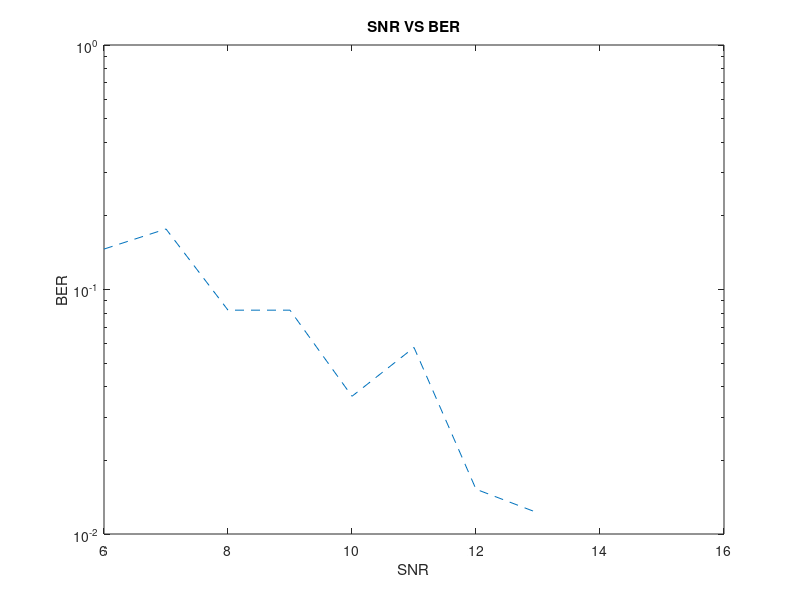

Here is the MATLAB script that generated this plot:
clc  
clear all  
close all  

% bps  
M = 8;  
bps = log2(M);  

% input + reshape  
nosymbol = 600;  
symbols = randint(1,nosymbol,256);  

%  
symbolToBitMapping = de2bi(symbols,8,'left-msb');  

txt1 = 'Information and communication engineering';  
symbols = double(txt1);  
symbolToBitMapping = de2bi(symbols,8,'left-msb');  

totNoBits = numel(symbolToBitMapping);  
inputReshapedBits = reshape(symbolToBitMapping,1,totNoBits);  

% padding  
remainder = rem(totNoBits,bps);  
if(remainder == 0)  
    userPaddedData = inputReshapedBits;  
else  
    paddingBits = zeros(1, bps - remainder);  
    userPaddedData = [inputReshapedBits paddingBits];  
end  

% modulation  
reshapedUserPaddedData = reshape(userPaddedData, numel(userPaddedData)/bps, bps);  
bitToSymbolMapping = bi2de(reshapedUserPaddedData, 'left-msb');  
modulatedSymbol = pskmod(bitToSymbolMapping, M);  

% channel  
SNR = [];  
BER = [];  

for snr = 6:15  
    SNR = [SNR snr];  
    noisySymbols = awgn(modulatedSymbol, snr, 'measured');  
    demodulatedSymbol = pskdemod(noisySymbols,M);  

    %original data  
    demodulatedSymbolToBitMapping = de2bi(demodulatedSymbol,'left-msb');  
    reshapedDemodulatedBits = reshape(demodulatedSymbolToBitMapping, 1, numel(demodulatedSymbolToBitMapping));  

    %remove padding  
    demodulatedBitsWithoutPadding = reshapedDemodulatedBits(1: totNoBits);  

    [noe ber] = biterr(inputReshapedBits, demodulatedBitsWithoutPadding);  
    BER = [BER ber];  

    %Original Text  
    txtBits = reshape(demodulatedBitsWithoutPadding, numel(demodulatedBitsWithoutPadding)/8,8);  
    txtBitsDecimal = bi2de(txtBits, 'left-msb');  
    msg = char(txtBitsDecimal)'  
end  

figure(1)  
semilogy(SNR, BER, '--');  
xlabel('SNR');  
ylabel('BER');  
title('SNR VS BER');  
